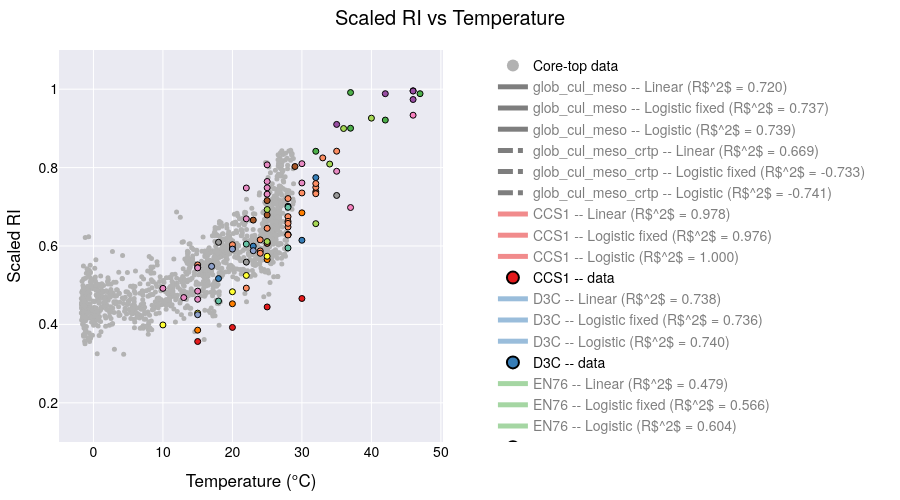

Notebook code for this chart:
### Code cell
# ─── prepare sample points ────────────────────────────────────────────────────
xx = np.linspace(-4, 50, 200)

# ─── filter & group your data ──────────────────────────────────────────────────
plot_data = culture_meso_df[culture_meso_df['Temperature'] < 50]
plot_data = plot_data.replace([np.inf, -np.inf], np.nan)  # replace inf with NaN
plot_data = plot_data.dropna(subset=['scaledRI', 'Temperature'])  # drop NaN rows

plot_coretop_data = coretop_df.dropna(subset=['t_sf2tc_avg', 'scaledRI_median']).reset_index(drop=True)

min_count = 2
groups = [g for g, df in plot_data.groupby('Strains_edited') if len(df) >= min_count]

# ─── build the figure with one trace per strain per model ─────────────────────
fig = go.Figure()

fig.add_trace(go.Scatter(
    x=plot_coretop_data['t_sf2tc_avg'],
    y=plot_coretop_data['scaledRI_median'],
    mode='markers',
    marker=dict(color='rgba(178,178,178,1.000)', size=5),
    name='Core-top data',
    showlegend=True   # you can allow toggling it via legend if you like
))
core_idx = 0  # index of this core-top trace

# ─── add global fits ────────────────────────────────────────────────
X_all = plot_data['Temperature'].values.reshape(-1,1)
y_all = plot_data['scaledRI'].values

# -- Linear fit --
ols_all = LinearRegression().fit(X_all, y_all)
y_lin_all = ols_all.predict(xx.reshape(-1,1))


# -- Logistic fixed upper --
p0f = [25, 0.1, 0.1]
bf = (0, [50,1,1])
popt_f_all, _ = curve_fit(logistic_fixed_upper, plot_data['Temperature'], plot_data['scaledRI'], p0=p0f, bounds=bf)
y_logif_all = logistic_fixed_upper(xx, *popt_f_all)
r2_logif_all = 1 - np.var(plot_data['scaledRI'] - logistic_fixed_upper(plot_data['Temperature'], *popt_f_all)) / np.var(plot_data['scaledRI'])

# -- Full logistic --
p0_all = [25,0.1,0.1,0.1]
bnd_all = (0, [50,1,1,1])
popt_all, _ = curve_fit(logistic, plot_data['Temperature'], plot_data['scaledRI'], p0=p0_all, bounds=bnd_all)
y_logi_all = logistic(xx, *popt_all)
r2_logi_all = 1 - np.var(plot_data['scaledRI'] - logistic(plot_data['Temperature'], *popt_all)) / np.var(plot_data['scaledRI'])

## add global fits to figure
for model, y, r2 in [
    ("Linear", y_lin_all, ols_all.score(X_all, y_all)),
    ("Logistic fixed", y_logif_all, r2_logif_all),
    ("Logistic", y_logi_all, r2_logi_all)
]:
    fig.add_trace(go.Scatter(
        x=xx, y=y,
        mode='lines',
        name=f"glob_cul_meso -- {model} (R$^{2}$ = {r2:.3f})",
        visible=True
    ))

### add X_all and y_all with coretop data and fit the glob_cul_meso_crtp
X_all_full = np.concatenate((plot_coretop_data['t_sf2tc_avg'].values.reshape(-1,1), plot_data['Temperature'].values.reshape(-1,1)))
y_all_full = np.concatenate((plot_coretop_data['scaledRI_median'].values, plot_data['scaledRI'].values))

# -- Linear fit --
ols_all_full = LinearRegression().fit(X_all_full, y_all_full)
y_lin_all_full = ols_all_full.predict(xx.reshape(-1,1))
# -- Logistic fixed upper --
p0f_full = [25, 0.1, 0.1]
bf_full = (0, [50,1,1])
popt_f_all_full, _ = curve_fit(logistic_fixed_upper, np.squeeze(X_all_full), y_all_full, p0=p0f_full, bounds=bf_full)
y_logif_all_full = logistic_fixed_upper(xx, *popt_f_all_full)
r2_logif_all_full = 1 - np.var(y_all_full - logistic_fixed_upper(X_all_full, *popt_f_all_full)) / np.var(y_all_full)
# -- Full logistic --
p0_all_full = [25,0.1,0.1,0.1]
bnd_all_full = (0, [50,1,1,1])
popt_all_full, _ = curve_fit(logistic, np.squeeze(X_all_full), y_all_full, p0=p0_all_full, bounds=bnd_all_full)
y_logi_all_full = logistic(xx, *popt_all_full)
r2_logi_all_full = 1 - np.var(y_all_full - logistic(X_all_full, *popt_all_full)) / np.var(y_all_full)
## add global fits to figure
for model, y, r2 in [
    ("Linear", y_lin_all_full, ols_all_full.score(X_all_full, y_all_full)),
    ("Logistic fixed", y_logif_all_full, r2_logif_all_full),
    ("Logistic", y_logi_all_full, r2_logi_all_full)
]:
    fig.add_trace(go.Scatter(
        x=xx, y=y,
        mode='lines',
        name=f"glob_cul_meso_crtp -- {model} (R$^{2}$ = {r2:.3f})",
        visible=True
    ))
    
# ─── add all your strain traces ───────────────────────────
for strain in groups:
    df = plot_data[plot_data['Strains_edited'] == strain]
    X = df['Temperature'].values.reshape(-1,1)
    y = df['scaledRI'].values
    
    # -- Linear fit --
    ols = LinearRegression().fit(X, y)
    y_lin = ols.predict(xx.reshape(-1,1))
    fig.add_trace(go.Scatter(
        x=xx, y=y_lin, 
        mode='lines',
        name=f"{strain} -- Linear (R$^{2}$ = {ols.score(X,y):.3f})",
        visible=(strain == groups[0])  # only first strain visible initially
    ))
    
    # -- Logistic fixed upper --
    p0f = [25, 0.1, 0.1]
    bf = (0, [50,1,1])
    popt_f, _ = curve_fit(logistic_fixed_upper, df['Temperature'], df['scaledRI'], p0=p0f, bounds=bf)
    y_logf = logistic_fixed_upper(xx, *popt_f)
    r2_f = 1 - np.var(df['scaledRI'] - logistic_fixed_upper(df['Temperature'], *popt_f)) / np.var(df['scaledRI'])
    fig.add_trace(go.Scatter(
        x=xx, y=y_logf,
        mode='lines',
        name=f"{strain} -- Logistic fixed (R$^{2}$ = {r2_f:.3f})",
        visible=False
    ))
    
    # -- Full logistic --
    p0 = [25,0.1,0.1,0.1]
    bnd = (0, [50,1,1,1])
    popt, _ = curve_fit(logistic, df['Temperature'], df['scaledRI'], p0=p0, bounds=bnd)
    y_log = logistic(xx, *popt)
    r2 = 1 - np.var(df['scaledRI'] - logistic(df['Temperature'], *popt)) / np.var(df['scaledRI'])
    fig.add_trace(go.Scatter(
        x=xx, y=y_log,
        mode='lines',
        name=f"{strain} -- Logistic (R$^{2}$ = {r2:.3f})",
        visible=False
    ))
    
    # -- Always-on scatter of raw data --
    fig.add_trace(go.Scatter(
        x=df['Temperature'], y=df['scaledRI'],
        mode='markers',
        marker=dict(size=6, line=dict(width=1, color='black')),
        name=f"{strain} -- data",
        visible=True
    ))
# build a mapping strain → color
palette1 = px.colors.qualitative.Set1
palette2 = px.colors.qualitative.Set2

# make one long list
all_colors = palette1 + palette2

# then map strains in order
strain_colors = {
    strain: all_colors[i % len(all_colors)]
    for i, strain in enumerate(groups)
}

# now loop through all traces
for trace in fig.data:
    # The “cultures + mesocosm only” global fit
    if trace.name.startswith("glob_cul_meso --"):
        trace.update(line=dict(
            color="black",   # pick any CSS name or hex code
            dash="solid",        # “solid”, “dash”, “dot”, “dashdot”, etc
            width=4              # thicker line
        ))

    # The “cultures + mesocosm + coretop” global fit
    elif trace.name.startswith("glob_cul_meso_crtp --"):
        trace.update(line=dict(
            color="black",
            dash="dashdot",
            width=3
        ))
        
    # skip the core-top (and any other truly global or background traces)
    elif trace.name == "Core-top data":
        continue

    # split off the strain name (everything before the “ – ”)
    strain = trace.name.split(" -- ")[0]

    # pick a color: if it’s one of our strains, use its palette color;
    # otherwise (e.g. “Global”) fall back to black or whatever you like
    col = strain_colors.get(strain, "black")

    # apply to both marker & line
    trace.update(
        marker=dict(color=col),
        line=dict(color=col)
    )



# Hide all line traces (fits) by default, leave markers visible
for trace in fig.data:
    if "lines" in trace.mode:
        trace.visible = "legendonly"
    else:
        trace.visible = True

# # Make “raw data” the initial visibility state:
# for tr in fig.data:
#     if tr.name == "Core-top data" or tr.name.endswith("-- data"):
#         tr.visible = True
#     else:
#         tr.visible = False
        


# reposition the model‐dropdown as a vertical nav bar on the left
fig.update_layout(

    autosize=False,     # turn off responsive “fill the container”
    width=900,          # fixed pixel width
    height=500,         # fixed pixel height
    margin=dict(l=40, r=40, t=50, b=40),

    title="Scaled RI vs Temperature",
    xaxis_title="Temperature (°C)",
    yaxis_title="Scaled RI",
    
    yaxis=dict(
        range=[0.1, 1.1],
        autorange=False    # turn off auto‐scaling
    ),

    # put the legend also on the left, so users can click each strain on/off
    legend=dict(
        traceorder="normal",
        orientation="v",
        x=1.13,      # just inside the left margin
        y=0.5,
        xanchor="left",
        yanchor="middle",
        itemsizing="constant"
    ),
    template='seaborn',
    font=dict(
        family="TeX Gyre Heros",
        size=14,
        color="black"
    ),
    
)

# lock X/Y so the units match (remove if you don’t want a 1:1 scale)
fig.update_xaxes(constrain='domain')            # keep the X‐axis from expanding

# set a default
# fig.update_layout(template="plotly_white")

fig.show()

# in your Python script / notebook:
fig.write_html(
  os.path.join(local_github_path, 'html_figures', 'scaledRI_vs_Temperature.html'),
  include_plotlyjs="cdn",   # pull Plotly.js from the CDN
  full_html=False           # only the <div>+<script>—no <html>/<body> wrapper
)

### Figure 1 — Plotly figure (JSON) as saved in the notebook; plotly's stock layout.template omitted (floating-point values rounded to 4 significant figures; data arrays with more than 128 entries replaced by an {"elided": "..."} marker saying what was removed)
{"data": [{"marker": {"color": "rgba(178,178,178,1.000)", "size": 5}, "mode": "markers", "name": "Core-top data", "showlegend": true, "type": "scatter", "visible": true, "x": {"elided": "1363 float values"}, "y": {"elided": "1363 float values"}}, {"line": {"color": "black", "dash": "solid", "width": 4}, "marker": {"color": "black"}, "mode": "lines", "name": "glob_cul_meso -- Linear (R$^2$ = 0.720)", "type": "scatter", "visible": "legendonly", "x": {"elided": "200 float values"}, "y": {"elided": "200 float values"}}, {"line": {"color": "black", "dash": "solid", "width": 4}, "marker": {"color": "black"}, "mode": "lines", "name": "glob_cul_meso -- Logistic fixed (R$^2$ = 0.737)", "type": "scatter", "visible": "legendonly", "x": {"elided": "200 float values"}, "y": {"elided": "200 float values"}}, {"line": {"color": "black", "dash": "solid", "width": 4}, "marker": {"color": "black"}, "mode": "lines", "name": "glob_cul_meso -- Logistic (R$^2$ = 0.739)", "type": "scatter", "visible": "legendonly", "x": {"elided": "200 float values"}, "y": {"elided": "200 float values"}}, {"line": {"color": "black", "dash": "dashdot", "width": 3}, "marker": {"color": "black"}, "mode": "lines", "name": "glob_cul_meso_crtp -- Linear (R$^2$ = 0.669)", "type": "scatter", "visible": "legendonly", "x": {"elided": "200 float values"}, "y": {"elided": "200 float values"}}, {"line": {"color": "black", "dash": "dashdot", "width": 3}, "marker": {"color": "black"}, "mode": "lines", "name": "glob_cul_meso_crtp -- Logistic fixed (R$^2$ = -0.733)", "type": "scatter", "visible": "legendonly", "x": {"elided": "200 float values"}, "y": {"elided": "200 float values"}}, {"line": {"color": "black", "dash": "dashdot", "width": 3}, "marker": {"color": "black"}, "mode": "lines", "name": "glob_cul_meso_crtp -- Logistic (R$^2$ = -0.741)", "type": "scatter", "visible": "legendonly", "x": {"elided": "200 float values"}, "y": {"elided": "200 float values"}}, {"line": {"color": "rgb(228,26,28)"}, "marker": {"color": "rgb(228,26,28)"}, "mode": "lines", "name": "CCS1 -- Linear (R$^2$ = 0.978)", "type": "scatter", "visible": "legendonly", "x": {"elided": "200 float values"}, "y": {"elided": "200 float values"}}, {"line": {"color": "rgb(228,26,28)"}, "marker": {"color": "rgb(228,26,28)"}, "mode": "lines", "name": "CCS1 -- Logistic fixed (R$^2$ = 0.976)", "type": "scatter", "visible": "legendonly", "x": {"elided": "200 float values"}, "y": {"elided": "200 float values"}}, {"line": {"color": "rgb(228,26,28)"}, "marker": {"color": "rgb(228,26,28)"}, "mode": "lines", "name": "CCS1 -- Logistic (R$^2$ = 1.000)", "type": "scatter", "visible": "legendonly", "x": {"elided": "200 float values"}, "y": {"elided": "200 float values"}}, {"line": {"color": "rgb(228,26,28)"}, "marker": {"color": "rgb(228,26,28)", "line": {"color": "black", "width": 1}, "size": 6}, "mode": "markers", "name": "CCS1 -- data", "type": "scatter", "visible": true, "x": [15, 20, 25, 30], "y": [0.3564, 0.3923, 0.4445, 0.4661]}, {"line": {"color": "rgb(55,126,184)"}, "marker": {"color": "rgb(55,126,184)"}, "mode": "lines", "name": "D3C -- Linear (R$^2$ = 0.738)", "type": "scatter", "visible": "legendonly", "x": {"elided": "200 float values"}, "y": {"elided": "200 float values"}}, {"line": {"color": "rgb(55,126,184)"}, "marker": {"color": "rgb(55,126,184)"}, "mode": "lines", "name": "D3C -- Logistic fixed (R$^2$ = 0.736)", "type": "scatter", "visible": "legendonly", "x": {"elided": "200 float values"}, "y": {"elided": "200 float values"}}, {"line": {"color": "rgb(55,126,184)"}, "marker": {"color": "rgb(55,126,184)"}, "mode": "lines", "name": "D3C -- Logistic (R$^2$ = 0.740)", "type": "scatter", "visible": "legendonly", "x": {"elided": "200 float values"}, "y": {"elided": "200 float values"}}, {"line": {"color": "rgb(55,126,184)"}, "marker": {"color": "rgb(55,126,184)", "line": {"color": "black", "width": 1}, "size": 6}, "mode": "markers", "name": "D3C -- data", "type": "scatter", "visible": true, "x": [30, 18, 23, 28, 32], "y": [0.6146, 0.517, 0.5995, 0.7015, 0.7745]}, {"line": {"color": "rgb(77,175,74)"}, "marker": {"color": "rgb(77,175,74)"}, "mode": "lines", "name": "EN76 -- Linear (R$^2$ = 0.479)", "type": "scatter", "visible": "legendonly", "x": {"elided": "200 float values"}, "y": {"elided": "200 float values"}}, {"line": {"color": "rgb(77,175,74)"}, "marker": {"color": "rgb(77,175,74)"}, "mode": "lines", "name": "EN76 -- Logistic fixed (R$^2$ = 0.566)", "type": "scatter", "visible": "legendonly", "x": {"elided": "200 float values"}, "y": {"elided": "200 float values"}}, {"line": {"color": "rgb(77,175,74)"}, "marker": {"color": "rgb(77,175,74)"}, "mode": "lines", "name": "EN76 -- Logistic (R$^2$ = 0.604)", "type": "scatter", "visible": "legendonly", "x": {"elided": "200 float values"}, "y": {"elided": "200 float values"}}, {"line": {"color": "rgb(77,175,74)"}, "marker": {"color": "rgb(77,175,74)", "line": {"color": "black", "width": 1}, "size": 6}, "mode": "markers", "name": "EN76 -- data", "type": "scatter", "visible": true, "x": [37, 32, 37, 42, 47], "y": [0.9915, 0.8416, 0.9005, 0.9212, 0.9886]}, {"line": {"color": "rgb(152,78,163)"}, "marker": {"color": "rgb(152,78,163)"}, "mode": "lines", "name": "Ga9.2 -- Linear (R$^2$ = 0.814)", "type": "scatter", "visible": "legendonly", "x": {"elided": "200 float values"}, "y": {"elided": "200 float values"}}, {"line": {"color": "rgb(152,78,163)"}, "marker": {"color": "rgb(152,78,163)"}, "mode": "lines", "name": "Ga9.2 -- Logistic fixed (R$^2$ = 0.919)", "type": "scatter", "visible": "legendonly", "x": {"elided": "200 float values"}, "y": {"elided": "200 float values"}}, {"line": {"color": "rgb(152,78,163)"}, "marker": {"color": "rgb(152,78,163)"}, "mode": "lines", "name": "Ga9.2 -- Logistic (R$^2$ = 0.938)", "type": "scatter", "visible": "legendonly", "x": {"elided": "200 float values"}, "y": {"elided": "200 float values"}}, {"line": {"color": "rgb(152,78,163)"}, "marker": {"color": "rgb(152,78,163)", "line": {"color": "black", "width": 1}, "size": 6}, "mode": "markers", "name": "Ga9.2 -- data", "type": "scatter", "visible": true, "x": [35, 46, 46, 42, 46], "y": [0.9102, 0.9737, 0.996, 0.9885, 0.9952]}, {"line": {"color": "rgb(255,127,0)"}, "marker": {"color": "rgb(255,127,0)"}, "mode": "lines", "name": "HCA1 -- Linear (R$^2$ = 0.986)", "type": "scatter", "visible": "legendonly", "x": {"elided": "200 float values"}, "y": {"elided": "200 float values"}}, {"line": {"color": "rgb(255,127,0)"}, "marker": {"color": "rgb(255,127,0)"}, "mode": "lines", "name": "HCA1 -- Logistic fixed (R$^2$ = 0.999)", "type": "scatter", "visible": "legendonly", "x": {"elided": "200 float values"}, "y": {"elided": "200 float values"}}, {"line": {"color": "rgb(255,127,0)"}, "marker": {"color": "rgb(255,127,0)"}, "mode": "lines", "name": "HCA1 -- Logistic (R$^2$ = 1.000)", "type": "scatter", "visible": "legendonly", "x": {"elided": "200 float values"}, "y": {"elided": "200 float values"}}, {"line": {"color": "rgb(255,127,0)"}, "marker": {"color": "rgb(255,127,0)", "line": {"color": "black", "width": 1}, "size": 6}, "mode": "markers", "name": "HCA1 -- data", "type": "scatter", "visible": true, "x": [15, 20, 25, 30], "y": [0.3853, 0.4526, 0.5653, 0.6846]}, {"line": {"color": "rgb(255,255,51)"}, "marker": {"color": "rgb(255,255,51)"}, "mode": "lines", "name": "HCE1 -- Linear (R$^2$ = 0.954)", "type": "scatter", "visible": "legendonly", "x": {"elided": "200 float values"}, "y": {"elided": "200 float values"}}, {"line": {"color": "rgb(255,255,51)"}, "marker": {"color": "rgb(255,255,51)"}, "mode": "lines", "name": "HCE1 -- Logistic fixed (R$^2$ = 0.997)", "type": "scatter", "visible": "legendonly", "x": {"elided": "200 float values"}, "y": {"elided": "200 float values"}}, {"line": {"color": "rgb(255,255,51)"}, "marker": {"color": "rgb(255,255,51)"}, "mode": "lines", "name": "HCE1 -- Logistic (R$^2$ = 0.998)", "type": "scatter", "visible": "legendonly", "x": {"elided": "200 float values"}, "y": {"elided": "200 float values"}}, {"line": {"color": "rgb(255,255,51)"}, "marker": {"color": "rgb(255,255,51)", "line": {"color": "black", "width": 1}, "size": 6}, "mode": "markers", "name": "HCE1 -- data", "type": "scatter", "visible": true, "x": [10, 15, 20, 22, 25], "y": [0.3986, 0.4287, 0.4833, 0.5249, 0.5738]}, {"line": {"color": "rgb(166,86,40)"}, "marker": {"color": "rgb(166,86,40)"}, "mode": "lines", "name": "MY1T -- Linear (R$^2$ = 0.595)", "type": "scatter", "visible": "legendonly", "x": {"elided": "200 float values"}, "y": {"elided": "200 float values"}}, {"line": {"color": "rgb(166,86,40)"}, "marker": {"color": "rgb(166,86,40)"}, "mode": "lines", "name": "MY1T -- Logistic fixed (R$^2$ = 0.608)", "type": "scatter", "visible": "legendonly", "x": {"elided": "200 float values"}, "y": {"elided": "200 float values"}}, {"line": {"color": "rgb(166,86,40)"}, "marker": {"color": "rgb(166,86,40)"}, "mode": "lines", "name": "MY1T -- Logistic (R$^2$ = 0.671)", "type": "scatter", "visible": "legendonly", "x": {"elided": "200 float values"}, "y": {"elided": "200 float values"}}, {"line": {"color": "rgb(166,86,40)"}, "marker": {"color": "rgb(166,86,40)", "line": {"color": "black", "width": 1}, "size": 6}, "mode": "markers", "name": "MY1T -- data", "type": "scatter", "visible": true, "x": [25, 25, 20, 23, 25, 29, 32], "y": [0.6068, 0.6791, 0.5948, 0.6661, 0.7158, 0.8028, 0.7381]}, {"line": {"color": "rgb(247,129,191)"}, "marker": {"color": "rgb(247,129,191)"}, "mode": "lines", "name": "N4 -- Linear (R$^2$ = 1.000)", "type": "scatter", "visible": "legendonly", "x": {"elided": "200 float values"}, "y": {"elided": "200 float values"}}, {"line": {"color": "rgb(247,129,191)"}, "marker": {"color": "rgb(247,129,191)"}, "mode": "lines", "name": "N4 -- Logistic fixed (R$^2$ = 1.000)", "type": "scatter", "visible": "legendonly", "x": {"elided": "200 float values"}, "y": {"elided": "200 float values"}}, {"line": {"color": "rgb(247,129,191)"}, "marker": {"color": "rgb(247,129,191)"}, "mode": "lines", "name": "N4 -- Logistic (R$^2$ = 1.000)", "type": "scatter", "visible": "legendonly", "x": {"elided": "200 float values"}, "y": {"elided": "200 float values"}}, {"line": {"color": "rgb(247,129,191)"}, "marker": {"color": "rgb(247,129,191)", "line": {"color": "black", "width": 1}, "size": 6}, "mode": "markers", "name": "N4 -- data", "type": "scatter", "visible": true, "x": [37, 46], "y": [0.6981, 0.9337]}, {"line": {"color": "rgb(153,153,153)"}, "marker": {"color": "rgb(153,153,153)"}, "mode": "lines", "name": "NAOA2 -- Linear (R$^2$ = 0.692)", "type": "scatter", "visible": "legendonly", "x": {"elided": "200 float values"}, "y": {"elided": "200 float values"}}, {"line": {"color": "rgb(153,153,153)"}, "marker": {"color": "rgb(153,153,153)"}, "mode": "lines", "name": "NAOA2 -- Logistic fixed (R$^2$ = 0.884)", "type": "scatter", "visible": "legendonly", "x": {"elided": "200 float values"}, "y": {"elided": "200 float values"}}, {"line": {"color": "rgb(153,153,153)"}, "marker": {"color": "rgb(153,153,153)"}, "mode": "lines", "name": "NAOA2 -- Logistic (R$^2$ = 0.916)", "type": "scatter", "visible": "legendonly", "x": {"elided": "200 float values"}, "y": {"elided": "200 float values"}}, {"line": {"color": "rgb(153,153,153)"}, "marker": {"color": "rgb(153,153,153)", "line": {"color": "black", "width": 1}, "size": 6}, "mode": "markers", "name": "NAOA2 -- data", "type": "scatter", "visible": true, "x": [18, 22, 28, 35, 28], "y": [0.6094, 0.5589, 0.6294, 0.7289, 0.6288]}, {"line": {"color": "rgb(102,194,165)"}, "marker": {"color": "rgb(102,194,165)"}, "mode": "lines", "name": "NAOA6 -- Linear (R$^2$ = 0.696)", "type": "scatter", "visible": "legendonly", "x": {"elided": "200 float values"}, "y": {"elided": "200 float values"}}, {"line": {"color": "rgb(102,194,165)"}, "marker": {"color": "rgb(102,194,165)"}, "mode": "lines", "name": "NAOA6 -- Logistic fixed (R$^2$ = 0.703)", "type": "scatter", "visible": "legendonly", "x": {"elided": "200 float values"}, "y": {"elided": "200 float values"}}, {"line": {"color": "rgb(102,194,165)"}, "marker": {"color": "rgb(102,194,165)"}, "mode": "lines", "name": "NAOA6 -- Logistic (R$^2$ = 0.814)", "type": "scatter", "visible": "legendonly", "x": {"elided": "200 float values"}, "y": {"elided": "200 float values"}}, {"line": {"color": "rgb(102,194,165)"}, "marker": {"color": "rgb(102,194,165)", "line": {"color": "black", "width": 1}, "size": 6}, "mode": "markers", "name": "NAOA6 -- data", "type": "scatter", "visible": true, "x": [18, 22, 28, 28], "y": [0.4598, 0.6049, 0.6988, 0.595]}, {"line": {"color": "rgb(252,141,98)"}, "marker": {"color": "rgb(252,141,98)"}, "mode": "lines", "name": "SCM1 -- Linear (R$^2$ = 0.779)", "type": "scatter", "visible": "legendonly", "x": {"elided": "200 float values"}, "y": {"elided": "200 float values"}}, {"line": {"color": "rgb(252,141,98)"}, "marker": {"color": "rgb(252,141,98)"}, "mode": "lines", "name": "SCM1 -- Logistic fixed (R$^2$ = 0.879)", "type": "scatter", "visible": "legendonly", "x": {"elided": "200 float values"}, "y": {"elided": "200 float values"}}, {"line": {"color": "rgb(252,141,98)"}, "marker": {"color": "rgb(252,141,98)"}, "mode": "lines", "name": "SCM1 -- Logistic (R$^2$ = 0.879)", "type": "scatter", "visible": "legendonly", "x": {"elided": "200 float values"}, "y": {"elided": "200 float values"}}, {"line": {"color": "rgb(252,141,98)"}, "marker": {"color": "rgb(252,141,98)", "line": {"color": "black", "width": 1}, "size": 6}, "mode": "markers", "name": "SCM1 -- data", "type": "scatter", "visible": true, "x": [22, 25, 28, 28, 15, 20, 25, 30, 33, 35, 28, 24, 24, 24, 28, 28, 28, 32, 32, 32], "y": [0.4926, 0.6071, 0.6279, 0.6484, 0.5518, 0.6032, 0.6452, 0.7353, 0.8248, 0.8418, 0.721, 0.5875, 0.6157, 0.5815, 0.6749, 0.6629, 0.6577, 0.7496, 0.7593, 0.7333]}, {"line": {"color": "rgb(141,160,203)"}, "marker": {"color": "rgb(141,160,203)"}, "mode": "lines", "name": "SPOT1 -- Linear (R$^2$ = 0.700)", "type": "scatter", "visible": "legendonly", "x": {"elided": "200 float values"}, "y": {"elided": "200 float values"}}, {"line": {"color": "rgb(141,160,203)"}, "marker": {"color": "rgb(141,160,203)"}, "mode": "lines", "name": "SPOT1 -- Logistic fixed (R$^2$ = 0.706)", "type": "scatter", "visible": "legendonly", "x": {"elided": "200 float values"}, "y": {"elided": "200 float values"}}, {"line": {"color": "rgb(141,160,203)"}, "marker": {"color": "rgb(141,160,203)"}, "mode": "lines", "name": "SPOT1 -- Logistic (R$^2$ = 0.999)", "type": "scatter", "visible": "legendonly", "x": {"elided": "200 float values"}, "y": {"elided": "200 float values"}}, {"line": {"color": "rgb(141,160,203)"}, "marker": {"color": "rgb(141,160,203)", "line": {"color": "black", "width": 1}, "size": 6}, "mode": "markers", "name": "SPOT1 -- data", "type": "scatter", "visible": true, "x": [15, 17, 20, 23], "y": [0.4247, 0.5481, 0.5921, 0.588]}, {"line": {"color": "rgb(231,138,195)"}, "marker": {"color": "rgb(231,138,195)"}, "mode": "lines", "name": "mesocosm - North Sea -- Linear (R$^2$ = 0.837)", "type": "scatter", "visible": "legendonly", "x": {"elided": "200 float values"}, "y": {"elided": "200 float values"}}, {"line": {"color": "rgb(231,138,195)"}, "marker": {"color": "rgb(231,138,195)"}, "mode": "lines", "name": "mesocosm - North Sea -- Logistic fixed (R$^2$ = 0.878)", "type": "scatter", "visible": "legendonly", "x": {"elided": "200 float values"}, "y": {"elided": "200 float values"}}, {"line": {"color": "rgb(231,138,195)"}, "marker": {"color": "rgb(231,138,195)"}, "mode": "lines", "name": "mesocosm - North Sea -- Logistic (R$^2$ = 0.950)", "type": "scatter", "visible": "legendonly", "x": {"elided": "200 float values"}, "y": {"elided": "200 float values"}}, {"line": {"color": "rgb(231,138,195)"}, "marker": {"color": "rgb(231,138,195)", "line": {"color": "black", "width": 1}, "size": 6}, "mode": "markers", "name": "mesocosm - North Sea -- data", "type": "scatter", "visible": true, "x": [10, 15, 15, 22, 25, 25, 30, 35, 13, 15, 15, 22, 25, 25, 30], "y": [0.4919, 0.4848, 0.4641, 0.748, 0.7646, 0.807, 0.7608, 0.7907, 0.4685, 0.5451, 0.5441, 0.6693, 0.7485, 0.7323, 0.8099]}, {"line": {"color": "rgb(166,216,84)"}, "marker": {"color": "rgb(166,216,84)"}, "mode": "lines", "name": "mesocosm - Seychelles -- Linear (R$^2$ = 0.776)", "type": "scatter", "visible": "legendonly", "x": {"elided": "200 float values"}, "y": {"elided": "200 float values"}}, {"line": {"color": "rgb(166,216,84)"}, "marker": {"color": "rgb(166,216,84)"}, "mode": "lines", "name": "mesocosm - Seychelles -- Logistic fixed (R$^2$ = 0.894)", "type": "scatter", "visible": "legendonly", "x": {"elided": "200 float values"}, "y": {"elided": "200 float values"}}, {"line": {"color": "rgb(166,216,84)"}, "marker": {"color": "rgb(166,216,84)"}, "mode": "lines", "name": "mesocosm - Seychelles -- Logistic (R$^2$ = 0.950)", "type": "scatter", "visible": "legendonly", "x": {"elided": "200 float values"}, "y": {"elided": "200 float values"}}, {"line": {"color": "rgb(166,216,84)"}, "marker": {"color": "rgb(166,216,84)", "line": {"color": "black", "width": 1}, "size": 6}, "mode": "markers", "name": "mesocosm - Seychelles -- data", "type": "scatter", "visible": true, "x": [25, 25, 32, 34, 36, 40], "y": [0.6113, 0.6931, 0.657, 0.809, 0.8997, 0.9262]}], "layout": {"autosize": false, "font": {"color": "black", "family": "TeX Gyre Heros", "size": 14}, "height": 500, "legend": {"itemsizing": "constant", "orientation": "v", "traceorder": "normal", "x": 1.13, "xanchor": "left", "y": 0.5, "yanchor": "middle"}, "margin": {"b": 40, "l": 40, "r": 40, "t": 50}, "title": {"text": "Scaled RI vs Temperature"}, "width": 900, "xaxis": {"constrain": "domain", "title": {"text": "Temperature (°C)"}}, "yaxis": {"autorange": false, "range": [0.1, 1.1], "title": {"text": "Scaled RI"}}}}
